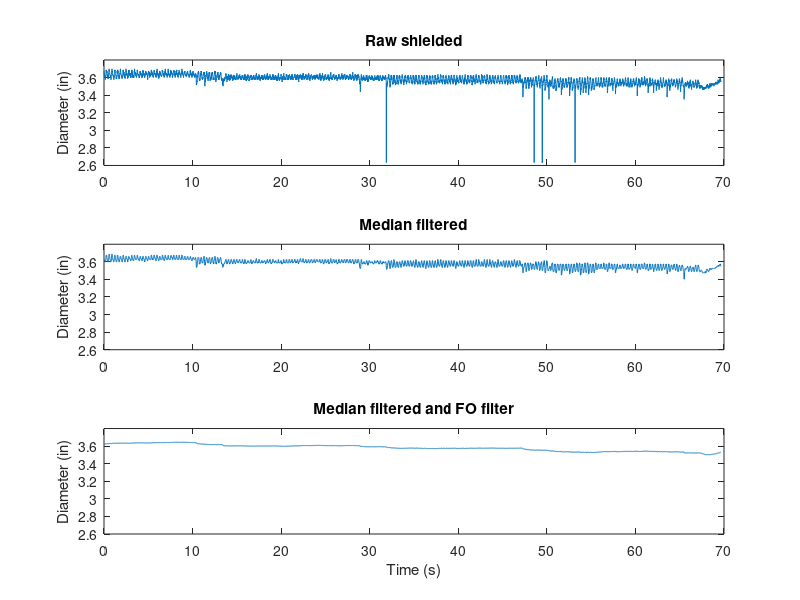

The MATLAB script that drew this image:
% LOAD UP TEST DATA



shielded = load('shielded 1000.txt');
unshielded = load('unshielded 1000.txt');

shielded = shielded(540:end,:);
unshielded = unshielded(652:end,:);

shielded = shielded(1:1685,:);
unshielded = unshielded(1:1685,:);

r_shield = shielded(:,2);
r_unshield = unshielded(:,2);

n = length(r_shield);

t = 0:0.008:(n-1)*0.008;

close all
figure(1)
subplot(2,1,1);
plot(t,r_shield+0.0913);
ylim([3.3 3.8]);
ylabel('Diameter (in)');
title('Shielded');
hold on
subplot(2,1,2);
plot(t,r_unshield);
ylim([3.3 3.8]);
title('Unshielded');
ylabel('Diameter (in)');
xlabel('Time (s)');

%%
M = load('LONG TEST.txt');

M = M(1000:end);

% Specify median window
y = medfilt1(M,11);

% First order filter
tau = 1;
s = tf('s');
F = 1/(tau*s+1);
dt = 0.008;
t = 0:dt:(length(y)-1)*dt;

[a,b,c,d]= tf2ss(1,[tau 1]);

F_ss = ss(a,b,c,d);

y0 = y(1);

x0 = 3.625/c;

y_f = lsim(F_ss,y,t,x0);

subplot(3,1,1);
plot(t,M)
ylim([2.6 3.8]);
title('Raw shielded');
ylabel('Diameter (in)');

subplot(3,1,2);
plot(t,y);
ylim([2.6 3.8]);
title('Median filtered');
ylabel('Diameter (in)');

subplot(3,1,3);
plot(t,y_f);
title('Median filtered and FO filter');
% ylim([2.6 3.8]);
% hold on
% plot(t,smooth(y,5))
ylabel('Diameter (in)');
xlabel('Time (s)');
ylim([2.6 3.8]);